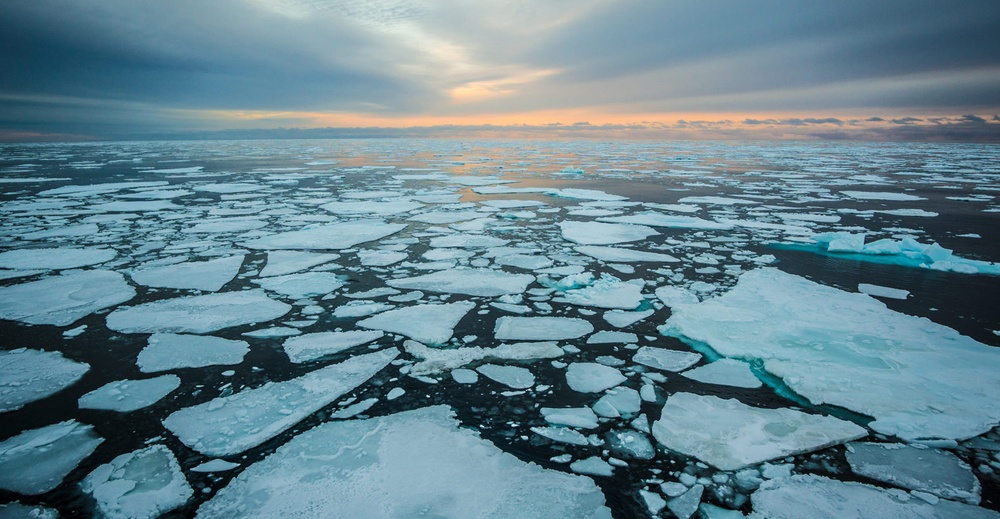
%> input picture Ice1.jpg, 1000 x 519 px, shrunk from 1550 x 804 before the run
$ octave test3.m   (GNU Octave 9; MATLAB toolbox functions it lacks are replaced by stand-ins)
%> lines starting %> are read from the running program, lines starting %| are printed output that depends on the picture
%%{
clc;        % Clear the command window.
close all;  % Close all figures (except those of imtool.)
clear;      % Erase all existing variables.

%% Reading image in

I = imread('Ice1.jpg');
%> I is the input picture: size 519x1000x3 uint8; mean R, G, B 100.8, 132.3, 144.2
I = padarray(I,[1 1],0,'both');
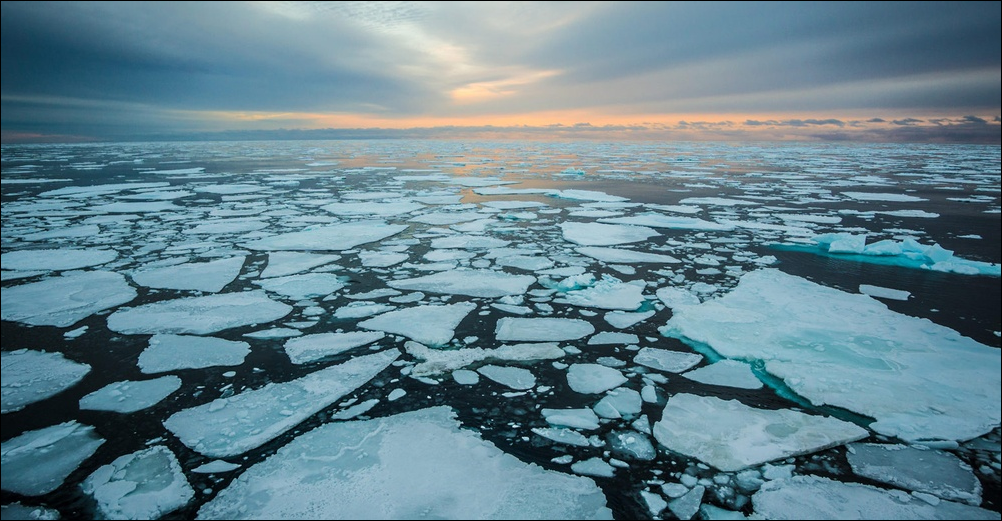
%> I: size 521x1002x3 uint8; mean R, G, B 100.2, 131.5, 143.3
ImG = im2gray(I);
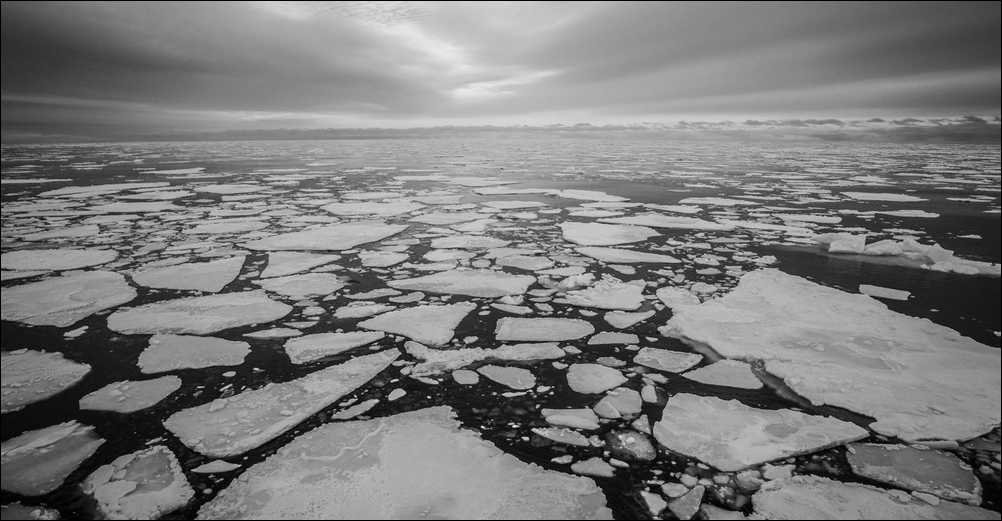
%> ImG: size 521x1002 uint8; min 0, max 243, mean 123.5
%I = imcrop(I);


inp = 1;
iterations = 100;
rc = 40;
rd = 3;

imshow(I);
%coor = ginput(inp);
floe = 0;

for i = 1:inp
%> (the run ends here)

$ run again, with Ice3.jpg copied over Ice1.jpg
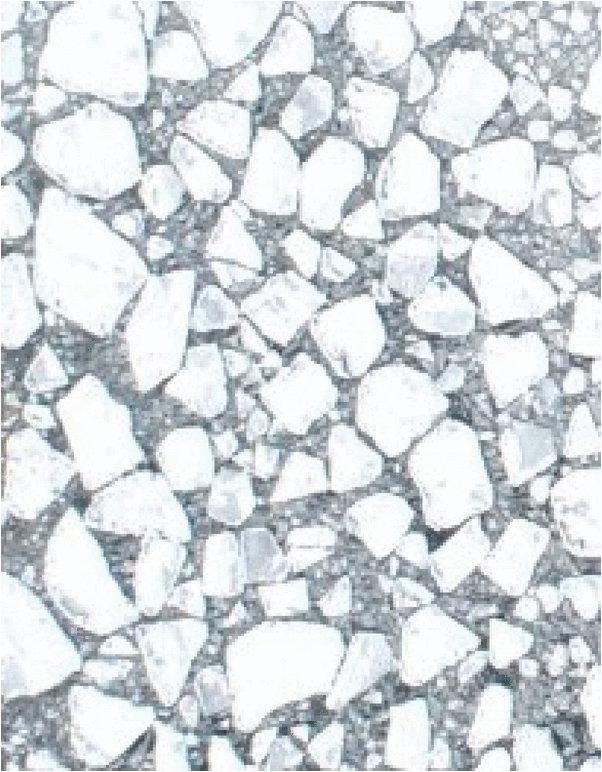
%> input picture Ice3.jpg, 602 x 772 px
%> `I = imread('Ice1.jpg');`:
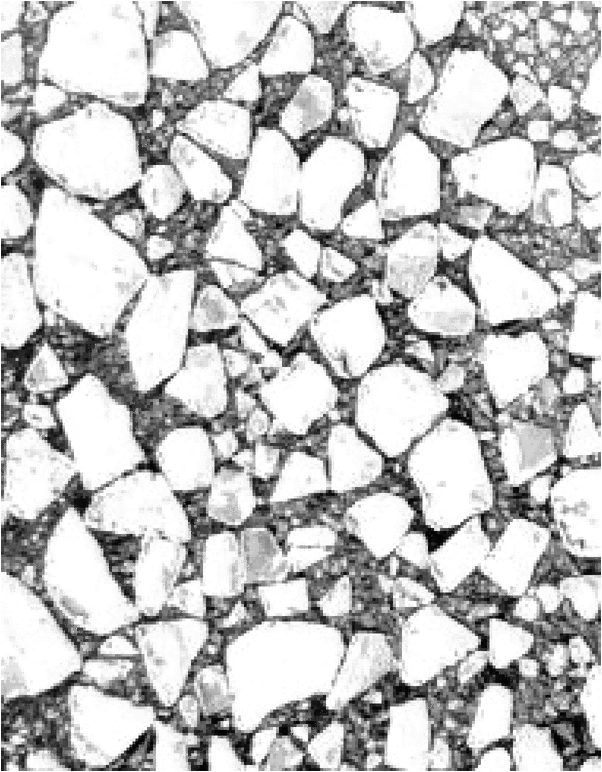
%> I: size 772x602 uint8; min 0, max 255, mean 192.1
%> `I = padarray(I,[1 1],0,'both');`:
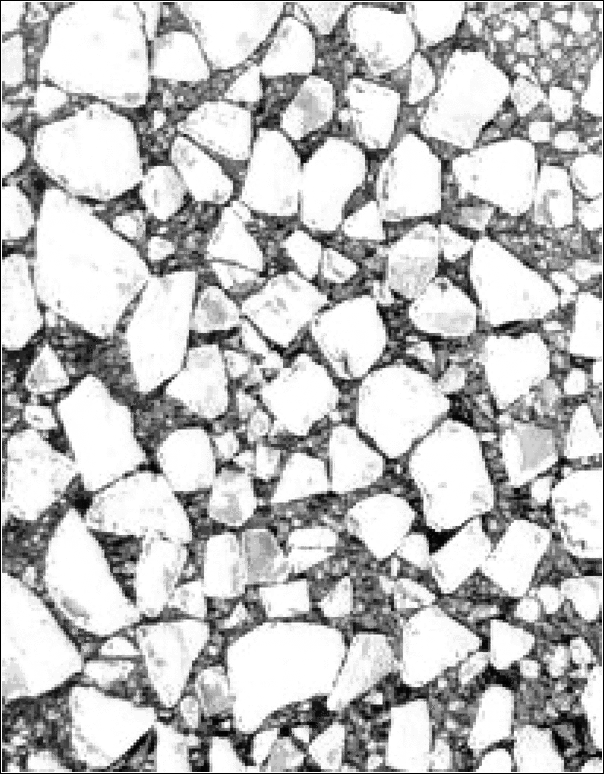
%> I: size 774x604 uint8; min 0, max 255, mean 191
